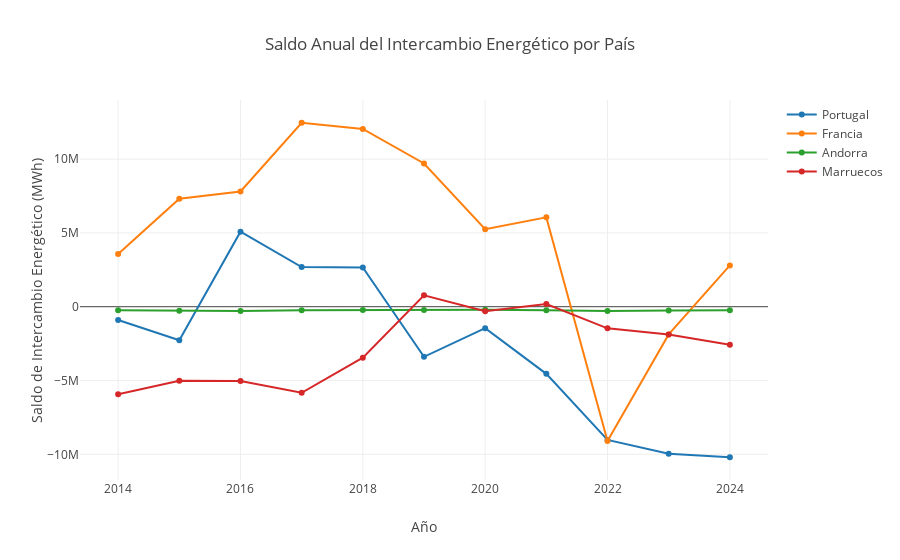

Write notebook code for a chart like this one.
### Code cell
def evolucionSaldoPorPais = {

    val dfFiltrado = dfIntercambios
    .filter($"TipoIntercambio" === "saldo")
    .withColumn("Año",date_format(col("Fecha"), "yyyy"))
    .filter($"Año" !== "2025")
    .groupBy($"Pais", $"Año")
    .agg(sum("Valor").as("Valor saldo"))
    .withColumn("Saldo", round($"Valor saldo",2))
    .select($"Pais", $"Año", $"Saldo")
    .orderBy("Año")
    
    // Extraer los datos del DataFrame
    val años = dfFiltrado.select("Año").distinct().orderBy("Año").as[String].collect.toSeq

    // Filtrar y extraer valores por país
    val saldoFrancia = dfFiltrado.filter($"Pais" === "francia").select("Saldo").as[Double].collect.toSeq
    val saldoAndorra = dfFiltrado.filter($"Pais" === "andorra").select("Saldo").as[Double].collect.toSeq
    val saldoPortugal = dfFiltrado.filter($"Pais" === "portugal").select("Saldo").as[Double].collect.toSeq
    val saldoMarruecos = dfFiltrado.filter($"Pais" === "marruecos").select("Saldo").as[Double].collect.toSeq

    // Crear las trazas para cada país
    val traceFrancia = Scatter(años, saldoFrancia, name = "Francia")
    val traceAndorra = Scatter(años, saldoAndorra, name = "Andorra")
    val tracePortugal = Scatter(años, saldoPortugal, name = "Portugal")
    val traceMarruecos = Scatter(años, saldoMarruecos, name = "Marruecos")

    // Configuración del diseño del gráfico
    
    val data = Seq(tracePortugal, traceFrancia, traceAndorra, traceMarruecos) 
    val layout = Layout(
      title = "Saldo Anual del Intercambio Energético por País",
      xaxis = Axis(title = "Año"),
      yaxis = Axis(title = "Saldo de Intercambio Energético (MWh)"),
      showlegend = true
    )

    // Renderizar el gráfico
    plot(data, layout)

}
evolucionSaldoPorPais

### Figure 1 — Plotly figure (JSON) as saved in the notebook; plotly's stock layout.template omitted (floating-point values rounded to 4 significant figures)
{"data": [{"name": "Portugal", "type": "scatter", "x": ["2014", "2015", "2016", "2017", "2018", "2019", "2020", "2021", "2022", "2023", "2024"], "y": [-900600.0, -2267000.0, 5084000.0, 2685000.0, 2654000.0, -3395000.0, -1455000.0, -4548000.0, -9023000.0, -9967000.0, -10200000.0]}, {"name": "Francia", "type": "scatter", "x": ["2014", "2015", "2016", "2017", "2018", "2019", "2020", "2021", "2022", "2023", "2024"], "y": [3564000.0, 7320000.0, 7806000.0, 12460000.0, 12041762, 9705000.0, 5247867, 6054000.0, -9095000.0, -1877000.0, 2796000.0]}, {"name": "Andorra", "type": "scatter", "x": ["2014", "2015", "2016", "2017", "2018", "2019", "2020", "2021", "2022", "2023", "2024"], "y": [-240800.0, -271787, -286400.0, -239600.0, -216700.0, -214800.0, -201300.0, -233600.0, -297800.0, -250700.0, -245200.0]}, {"name": "Marruecos", "type": "scatter", "x": ["2014", "2015", "2016", "2017", "2018", "2019", "2020", "2021", "2022", "2023", "2024"], "y": [-5925000.0, -5013000.0, -5029000.0, -5830000.0, -3450000.0, 769500.0, -305429, 176900.0, -1466000.0, -1890000.0, -2583000.0]}], "layout": {"autosize": true, "showlegend": true, "title": {"text": "Saldo Anual del Intercambio Energético por País"}, "xaxis": {"autorange": true, "range": [2013.0, 2025.0], "title": {"text": "Año"}, "type": "linear"}, "yaxis": {"autorange": true, "range": [-12070000.0, 14330000.0], "title": {"text": "Saldo de Intercambio Energético (MWh)"}, "type": "linear"}}}
